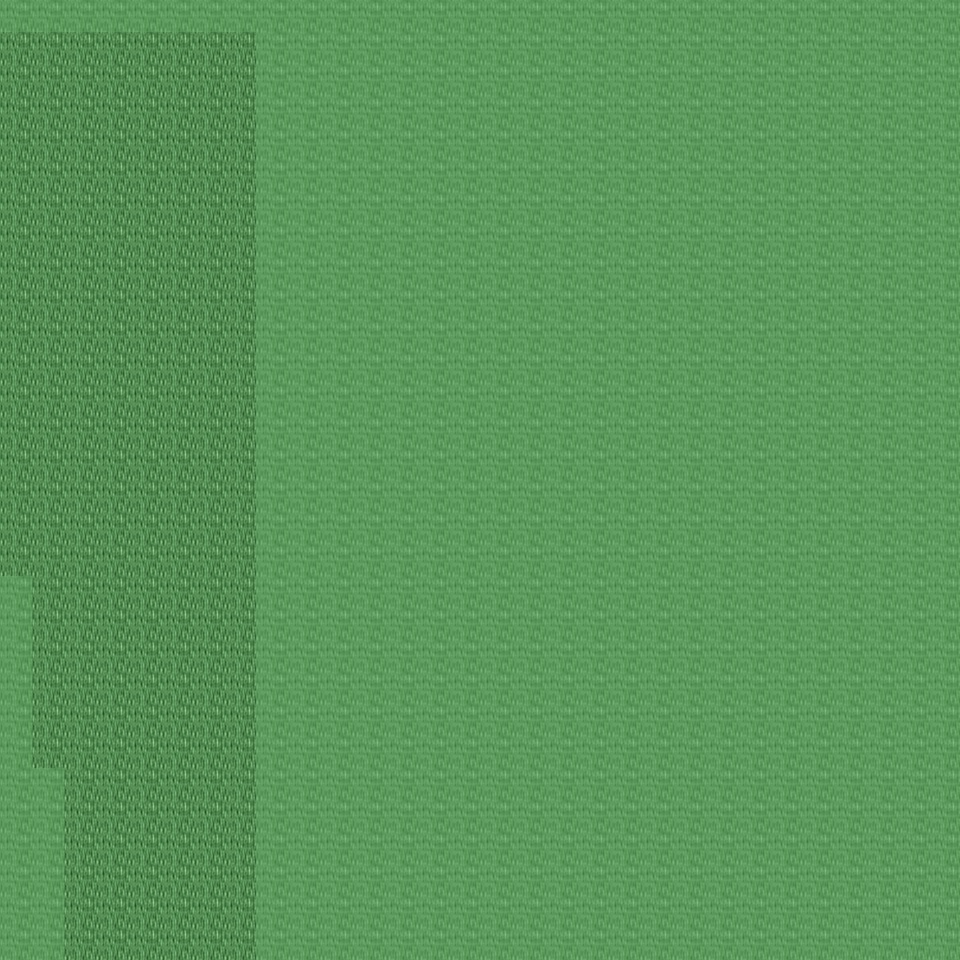

A 2D game scene composited from a Tiled map and its tileset images. What follows is a short description and the map's XML, with each tile layer's data collapsed to a summary:
An orthogonal 30x30 tile map with 32x32 px tiles, 6 tile layers (Ground, Object, Object2, Above, ...), 25 tilesets and 2 objects (2x mapchange).

<map version="1.0" orientation="orthogonal" renderorder="right-down" width="30" height="30" tilewidth="32" tileheight="32" nextobjectid="3">
  <tileset firstgid="1" name="tileset_ground_ground" tilewidth="32" tileheight="32" tilecount="33" columns="3">
    <image source="../drawable/tileset_ground_ground.png" width="96" height="352" />
  </tileset>
  <tileset firstgid="34" name="tileset_building_castle" tilewidth="32" tileheight="32" tilecount="320" columns="20">
    <image source="../drawable/tileset_building_castle.png" width="640" height="512" />
  </tileset>
  <tileset firstgid="354" name="tileset_furniture_carpet_carpets_2" tilewidth="32" tileheight="32" tilecount="20" columns="4">
    <image source="../drawable/tileset_furniture_carpet_carpets_2.png" width="128" height="160" />
  </tileset>
  <tileset firstgid="374" name="tileset_ground_indoor_tiles" tilewidth="32" tileheight="32" tilecount="8" columns="2">
    <image source="../drawable/tileset_ground_indoor_tiles.png" width="64" height="128" />
  </tileset>
  <tileset firstgid="382" name="tileset_ground_water_pool" tilewidth="32" tileheight="32" tilecount="72" columns="3">
    <image source="../drawable/tileset_ground_water_pool.png" width="96" height="768" />
  </tileset>
  <tileset firstgid="454" name="tileset_ground_ridge_earth_dark" tilewidth="32" tileheight="32" tilecount="96" columns="12">
    <image source="../drawable/tileset_ground_ridge_earth_dark.png" width="384" height="256" />
  </tileset>
  <tileset firstgid="550" name="tileset_logic_collision" tilewidth="32" tileheight="32" tilecount="1" columns="1">
    <image source="../drawable/tileset_logic_collision.png" width="32" height="32" />
  </tileset>
  <tileset firstgid="551" name="tileset_building_wall_stone_grey" tilewidth="32" tileheight="32" tilecount="12" columns="3">
    <image source="../drawable/tileset_building_wall_stone_grey.png" width="96" height="128" />
  </tileset>
  <tileset firstgid="563" name="tileset_building_roof_green" tilewidth="32" tileheight="32" tilecount="20" columns="5">
    <image source="../drawable/tileset_building_roof_green.png" width="160" height="128" />
  </tileset>
  <tileset firstgid="583" name="tileset_ground_ladder_horizontal_dark" tilewidth="32" tileheight="32" tilecount="3" columns="1">
    <image source="../drawable/tileset_ground_ladder_horizontal_dark.png" width="32" height="96" />
  </tileset>
  <tileset firstgid="586" name="tileset_building_house_pink_blue" tilewidth="32" tileheight="32" tilecount="99" columns="11">
    <image source="../drawable/tileset_building_house_pink_blue.png" width="352" height="288" />
  </tileset>
  <tileset firstgid="685" name="tileset_ground_mossy_brick_paving" tilewidth="32" tileheight="32" tilecount="9" columns="3">
    <image source="../drawable/tileset_ground_mossy_brick_paving.png" width="96" height="96" />
  </tileset>
  <tileset firstgid="694" name="tileset_plant_tree_locust_tree" tilewidth="32" tileheight="32" tilecount="20" columns="4">
    <image source="../drawable/tileset_plant_tree_locust_tree.png" width="128" height="160" />
  </tileset>
  <tileset firstgid="714" name="tileset_plant_tree_spruce" tilewidth="32" tileheight="32" tilecount="6" columns="2">
    <image source="../drawable/tileset_plant_tree_spruce.png" width="64" height="96" />
  </tileset>
  <tileset firstgid="720" name="tileset_plant_flower_flowers_mixed" tilewidth="32" tileheight="32" tilecount="16" columns="4">
    <image source="../drawable/tileset_plant_flower_flowers_mixed.png" width="128" height="128" />
  </tileset>
  <tileset firstgid="736" name="tileset_ground_cobbled_paving" tilewidth="32" tileheight="32" tilecount="1" columns="1">
    <image source="../drawable/tileset_ground_cobbled_paving.png" width="32" height="32" />
  </tileset>
  <tileset firstgid="737" name="tileset_plant_flower_daisy_white" tilewidth="32" tileheight="32" tilecount="8" columns="2">
    <image source="../drawable/tileset_plant_flower_daisy_white.png" width="64" height="128" />
  </tileset>
  <tileset firstgid="745" name="tileset_item_postbox" tilewidth="32" tileheight="32" tilecount="4" columns="2">
    <image source="../drawable/tileset_item_postbox.png" width="64" height="64" />
  </tileset>
  <tileset firstgid="749" name="tileset_item_postbox_2" tilewidth="32" tileheight="32" tilecount="2" columns="1">
    <image source="../drawable/tileset_item_postbox_2.png" width="32" height="64" />
  </tileset>
  <tileset firstgid="751" name="tileset_furniture_table_tree_stump_table" tilewidth="32" tileheight="32" tilecount="4" columns="2">
    <image source="../drawable/tileset_furniture_table_tree_stump_table.png" width="64" height="64" />
  </tileset>
  <tileset firstgid="755" name="tileset_plant_stump_int_small_stump" tilewidth="32" tileheight="32" tilecount="1" columns="1">
    <image source="../drawable/tileset_plant_stump_int_small_stump.png" width="32" height="32" />
  </tileset>
  <tileset firstgid="756" name="tileset_plant_grasses" tilewidth="32" tileheight="32" tilecount="6" columns="3">
    <image source="../drawable/tileset_plant_grasses.png" width="96" height="64" />
  </tileset>
  <tileset firstgid="762" name="tileset_building_fence_wooden_brown_fence" tilewidth="32" tileheight="32" tilecount="42" columns="7">
    <image source="../drawable/tileset_building_fence_wooden_brown_fence.png" width="224" height="192" />
  </tileset>
  <tileset firstgid="804" name="tileset_ground_green_paving" tilewidth="32" tileheight="32" tilecount="18" columns="3">
    <image source="../drawable/tileset_ground_green_paving.png" width="96" height="192" />
  </tileset>
  <tileset firstgid="822" name="tileset_building_stone_ruins" tilewidth="32" tileheight="32" tilecount="72" columns="6">
    <image source="../drawable/tileset_building_stone_ruins.png" width="192" height="384" />
  </tileset>
  <layer name="Ground" width="30" height="30">
    <data>[900 cells, 900 non-empty, 3 distinct tile ids]</data>
  </layer>
  <layer name="Object" width="30" height="30">
    <data>[900 cells, 103 non-empty, 18 distinct tile ids]</data>
  </layer>
  <layer name="Object2" width="30" height="30">
    <data>[900 cells, 0 non-empty, 0 distinct tile ids]</data>
  </layer>
  <layer name="Above" width="30" height="30">
    <data>[900 cells, 16 non-empty, 4 distinct tile ids]</data>
  </layer>
  <layer name="Above2" width="30" height="30">
    <data>[900 cells, 0 non-empty, 0 distinct tile ids]</data>
  </layer>
  <layer name="Walkable" width="30" height="30">
    <data>[900 cells, 686 non-empty, 1 distinct tile ids]</data>
  </layer>
  <objectgroup name="MapEvents">
    <object id="1" name="south" type="mapchange" x="64" y="928" width="192" height="32">
      <properties>
        <property name="map" value="0_ados_mountain_n2_w2_x4_y1" />
        <property name="place" value="north" />
      </properties>
    </object>
    <object id="2" name="west" type="mapchange" x="0" y="32" width="32" height="544">
      <properties>
        <property name="map" value="0_ados_mountain_n2_w2_x3_y0" />
        <property name="place" value="east" />
      </properties>
    </object>
  </objectgroup>
</map>
